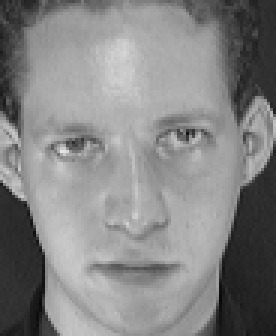
#> input picture archive/s1/3.pgm, 92 x 112 px, found by its file name (shown 3 times larger)
$ jupyter execute --allow-errors eigenfaces.ipynb   (shell and % lines are left out)
#> lines starting #> are read from the running program, lines starting #| are printed output that depends on the picture
<a href="https://colab.research.google.com/github/Joe-Johnson-23/Eigenfaces/blob/main/eigenfaces.ipynb" target="_parent"></a>

# Eigenfaces

Eigenfaces is a facial recognition technique based on Principal Component Analysis (PCA), a mathematical approach that reduces high-dimensional data while preserving the most significant features. It is used for face recognition by identifying patterns in facial images  and representing them with a lower-dimensional feature set.

At its core, the Eigenfaces method relies on eigenvectors, which are the "directions" in which the data varies the most. When applied to facial recognition these eigenvectors represent standardized facial features. Essentially, they act as building blocks for reconstructing any face using a weighted combination of these features. This process not only reduces the complexity of the data but also enhances the model’s ability to generalize and recognize faces under varying conditions.

A high-level overview of how this works is that we are trying to recognize faces, but instead of memorizing every tiny detail, we learn just the most important features and use them to tell faces apart. Some of the main steps, which I will delve into deeper later, include preprocessing images, constructing the covariance matrix, computing eigenvectors and eigenvalues, and projecting facial images onto a reduced feature space.

[cell 1]
# Install required packages

# Import libraries
import cv2
import numpy as np
import os
import matplotlib.pyplot as plt
from sklearn.decomposition import PCA
from sklearn.preprocessing import StandardScaler

[cell 2]
# Mount Google Drive
from google.colab import drive
drive.mount('/content/drive')

# path to archive folder
folder_path = "/content/drive/My Drive/archive"


# Path to your custom images folder
folder_path_images = "/content/drive/My Drive/images"

#Step 1: Preparing Facial Images
To analyze facial images with Eigenfaces, the first step is to convert each image into a numerical format. Each pixel in an image is represented as a numerical value, and by flattening a 2D image array (e.g., 100x100 pixels) into a 1D row vector, we simplify the data into a form that can be used in mathematical operations. When we have multiple facial images, we stack these vectors into a large matrix, where each row represents a different face.

[cell 3]
# Step 1: Load Face Images
def preprocess_image(img):
    # 1. Apply histogram equalization first (works on 0-255 range)
    img_equalized = cv2.equalizeHist(img)

    # 2. Then normalize to [0-1] range
    img_normalized = img_equalized.astype(float) / 255.0

    return img_normalized

def load_images_from_folder(base_folder, img_size=(100, 100)):
#> called with base_folder = '/content/drive/My Drive/archive', img_size = (100, 100)
    images = []
    filenames = []
    labels = []

    print("Loading images...")
    total_subjects = len([f for f in os.listdir(base_folder) if os.path.isdir(os.path.join(base_folder, f))])

    # Sort folders numerically instead of alphabetically
    subject_folders = sorted(os.listdir(base_folder),
                           key=lambda x: int(x.replace('s', '')) if x.startswith('s') else 0)

    for i, subject_folder in enumerate(subject_folders, 1):
        subject_path = os.path.join(base_folder, subject_folder)
        if not os.path.isdir(subject_path):
            continue

        print(f"Processing subject {i}/{total_subjects}: {subject_folder}")
        # Count images for this subject
        subject_images = 0

        for filename in os.listdir(subject_path):
            img_path = os.path.join(subject_path, filename)
            img = cv2.imread(img_path, cv2.IMREAD_GRAYSCALE)
#> img is the input picture: shape (112, 92); min 7, max 232, mean 132.6
            if img is not None:
                img = cv2.resize(img, img_size)
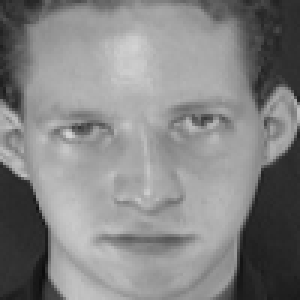
#> img: shape (100, 100) (shown 3 times larger); min 12, max 212, mean 132.5
                img = preprocess_image(img)  # Add preprocessing
#> in preprocess_image, `img_equalized = cv2.equalizeHist(img)`:
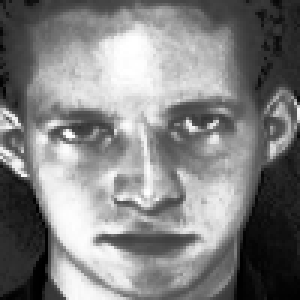
#> img_equalized: shape (100, 100) (shown 3 times larger); min 0, max 255, mean 128.9
                images.append(img.flatten())
                filenames.append(os.path.join(subject_folder, filename))
                labels.append(int(subject_folder.replace('s', '')))
                subject_images += 1

        print(f"  → Processed {subject_images} images for {subject_folder}")

    print(f"\nCompleted! Total: {len(images)} images from {total_subjects} subjects")
    return np.array(images), filenames, np.array(labels)

# Load the images
images, filenames, labels = load_images_from_folder(folder_path)
print(f"Loaded {len(images)} images from {len(set(labels))} different subjects")

# After loading all images and before computing PCA
test_indices = []
for i, filename in enumerate(filenames):
    # Find image #5 for each subject
    if '/5.pgm' in filename:
        test_indices.append(i)

# Save test images and their info
test_images = images[test_indices].copy()
test_filenames = [filenames[i] for i in test_indices]

# Remove test images from training data
images = np.delete(images, test_indices, axis=0)
filenames = np.delete(filenames, test_indices)
labels = np.delete(labels, test_indices)

print("\nTest images removed:")
print(f"Test images: {test_filenames}")

## Dataset Structure
- 40 different subjects (folders s1 to s40)
- 10 different images per subject
- Total of 400 grayscale images
- Remove one image per subject in dataset to use for testing

## Image Processing Steps
1. **Load**: Read each image in grayscale format
2. **Resize**: Standardize all images to 100 x 100 pixels
3. **Flatten**: Convert 2D images (100 x 100) to 1D arrays

## Why These Steps?
- **Grayscale**: Reduces complexity while keeping important facial features
- **Standard Size**: Ensures all images can be compared directly
- **Flattening**: Prepares images for PCA (eigenfaces) computation

 By stacking these vectors as rows in a matrix, we prepare the data for PCA, where each column represents a unique face. This matrix construction is crucial for calculating the covariance matrix and ultimately deriving the eigenvectors (i.e., the Eigenfaces).

[cell 4]
# plot all 10 images of one person
def plot_subject_images(images, filenames, subjects=['s2']):
    # Get images for each subject
    subject_images = {subject: [] for subject in subjects}
    subject_files = {subject: [] for subject in subjects}

    # First collect all images and filenames
    for img, fname in zip(images, filenames):
        subject = fname.split('/')[0]
        if subject in subjects:
            subject_images[subject].append(img)
            subject_files[subject].append(fname)

    # Create subplot for each subject
    for subject in subjects:
        # Sort the images and filenames based on the numeric part of the filename
        paired_data = list(zip(subject_images[subject], subject_files[subject]))
        paired_data.sort(key=lambda x: int(x[1].split('/')[1].split('.')[0]))
        sorted_images, sorted_files = zip(*paired_data)

        n_images = len(sorted_images)
        fig, axes = plt.subplots(1, n_images, figsize=(n_images * 2, 2.5))
        fig.suptitle(f'Images of {subject}', fontsize=14)

        for i, (img, fname) in enumerate(zip(sorted_images, sorted_files)):
            axes[i].imshow(img.reshape(100, 100), cmap='gray')
            axes[i].axis('off')
            axes[i].set_title(fname.split('/')[1])

        plt.tight_layout()
        plt.show()

# Show images of s2
print("Displaying images of subject s2:")
#> (the rest of this cell did not finish here and is left out)

[cell 5]
def show_sample_faces(images, filenames, num_samples=5):
    fig, axes = plt.subplots(2, num_samples, figsize=(15, 5))
    fig.suptitle('Sample Images from Dataset (10 Random Subjects)', fontsize=16)

    # Get unique subjects and randomly select 10
    unique_subjects = sorted(list(set(f.split('/')[0] for f in filenames)))
    random_subjects = np.random.choice(unique_subjects, 10, replace=False)

    # Show one image each from 10 random subjects
    for row in range(2):
        for col in range(num_samples):
            subject = random_subjects[row * num_samples + col]
            # Find first image of this subject
            idx = next(i for i, f in enumerate(filenames) if f.startswith(subject + '/'))

            axes[row, col].imshow(images[idx].reshape(100, 100), cmap='gray')
            axes[row, col].set_title(f'{subject}')
            axes[row, col].axis('off')

    plt.tight_layout()
    plt.show()

# Show sample images
#> (the rest of this cell did not finish here and is left out)

# Step 2 - Mean Face Computation

To identify common features among all the facial images in our dataset, we need to compute a "prototypical" or mean face. This average face acts as a baseline, highlighting the shared characteristics of the dataset while allowing us to focus on unique variations in individual faces.

The mean face is computed by averaging each pixel value across all images. Imagine we have three images, and the pixel at a specific coordinate is [20, 30, 50] across these images. By averaging these values (20 + 30 + 50) / 3 = 33 we find that the mean face's pixel at this coordinate would be 33. Repeating this process for every pixel generates the entire mean face.

The mean face vector μ (mu) is calculated as:

$$\mu = \frac{1}{M} \sum_{i=1}^M X_i$$

Where:
* $M$ is the total number of images.
* $X_i$ is the vector representation of the i-th face.
* The resulting $μ$ is a vector with the same dimensions as the input face vectors.

The mean face is the average of all training images. It:
- Represents the "typical" face in our dataset
- Is subtracted from each image to center the data
- Helps highlight differences between faces

[cell 6]
# Compute mean face
mean_face = np.mean(images, axis=0)
print(f"\nMean Face Shape: {mean_face.shape}")
#| Mean Face Shape: (10000,)
print("Mean Face: Average of all faces, centers the data")

# Subtract mean face from all images
A = images - mean_face  # Mean-centered images
A = images # PCA will subtract mean inherently
print(f"\nCentered Data Shape: {A.shape}")
#| Centered Data Shape: (2, 10000)
print("Centered Data: Each face minus mean face to remove common features")

# Visualize mean face
plt.figure(figsize=(5, 5))
plt.imshow(mean_face.reshape(100, 100), cmap='gray')
plt.title('Mean Face')
plt.axis('off')
plt.show()
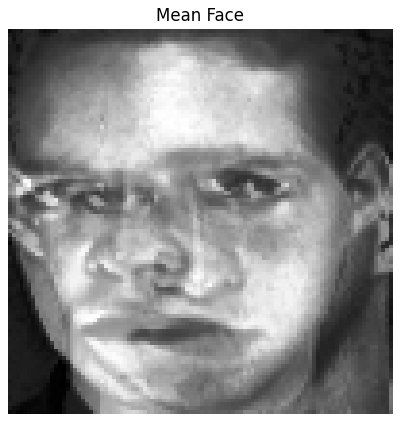
#> figure drawn by matplotlib, 1 panel
#> (the rest of the program and of its run is left out)
